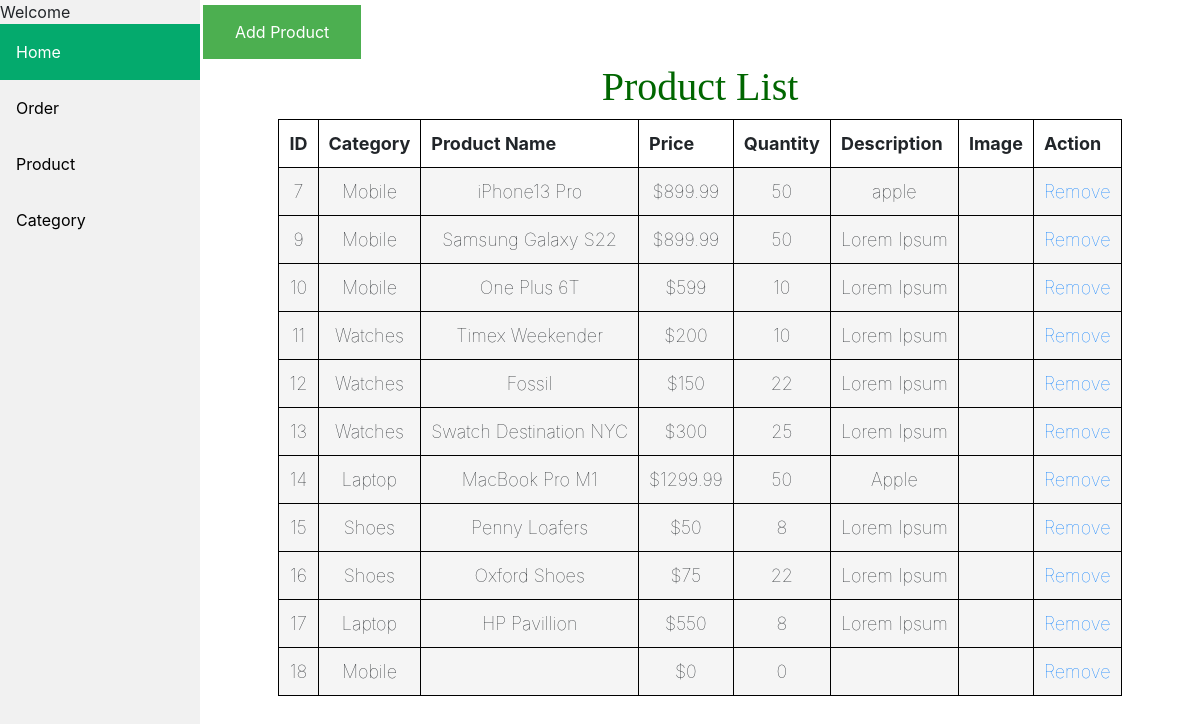
/propanel.php, run on the app's committed database.
### tables this page shows
CREATE TABLE `product` (
  `id` int(200) NOT NULL,
  `categories_id` int(11) NOT NULL,
  `name` varchar(255) NOT NULL,
  `price` float NOT NULL,
  `quantity` int(11) NOT NULL,
  `description` varchar(200) NOT NULL,
  `image` varchar(255) NOT NULL
);

CREATE TABLE `categories` (
  `id` int(200) NOT NULL,
  `category` varchar(255) NOT NULL,
  `Description` varchar(255) NOT NULL
);

### propanel.php (the view, shortened to what this page needs)
<!DOCTYPE html>
<html>
<head>
<link rel="stylesheet" href="css/sidebar.css">
<link rel="stylesheet" href="css/tab.css">
<link rel="stylesheet" href="css/button.css">
<link rel="stylesheet" href="https://maxcdn.bootstrapcdn.com/bootstrap/4.5.2/css/bootstrap.min.css">
</head>
<body>
<div class="sidebar">
  <?php echo " Welcome " . $_SESSION['user']; ?>
  <a class="active" href="adminpanel.php">Home</a>
  <a href="#news">Order</a>
  <a href="propanel.php">Product</a>
  <a href="cat.php">Category</a>
</div>
<div class="content">
  <div class="row">
    <a href="addpro.php" class="button">Add Product</a>
    </div>
<section>
    <h1>Product List</h1>
    <table>
      <tr>
        <th>ID</th>
        <th>Category</th>
        <th>Product Name</th>
        <th>Price</th>
        <th>Quantity</th>
        <th>Description</th>
        <th>Image</th>
        <th>Action</th>
      </tr>
        <?php
        require_once('dbconnect.php');
        $sql = "SELECT product.*,categories.category FROM product,categories WHERE product.categories_id = categories.id ORDER BY product.id" ;
        $result =mysqli_query($conn,$sql);
        if(mysqli_num_rows($result) > 0){
              while($row = mysqli_fetch_array($result)){
      ?>
          <tr>
            <td><?php echo $row['id']; ?></td>
            <td><?php echo $row['category']; ?></td>
            <td><?php echo $row['name']; ?></td>
            <td>$<?php echo $row['price']; ?></td>
            <td><?php echo $row['quantity']; ?></td>
            <td><?php echo $row['description']; ?></td>
            <td><?php echo $row['image']; ?></td>
            <td><a href = "delete.php?id=<?php echo $row['id']   ?>" </a>Remove</td>
          </tr>
          <?php
              }
            }
          ?>
    </table>
  </section>
</div>
</body>
</html>

### sidebar.css (style rules this page uses)
body { margin: 0; font-family: "Lato", sans-serif; }
.sidebar { margin: 0; padding: 0; width: 200px; background-color: #f1f1f1; position: fixed; height: 100%; overflow: auto; }
.sidebar a { display: block; color: black; padding: 16px; text-decoration: none; }
.sidebar a.active { background-color: #04AA6D; color: white; }
div.content { margin-left: 200px; padding: 1px 16px; height: 1000px; }

### tab.css (style rules this page uses)
table { margin: 0 auto; font-size: large; border: 1px solid black; }
h1 { text-align: center; color: #006600; font-size: xx-large; font-family: 'Gill Sans'; }
td { background-color: whitesmoke; border: 1px solid black; }
th, td { font-weight: bold; border: 1px solid black; padding: 10px; text-align: center; }
td { font-weight: lighter; }

### button.css (style rules this page uses)
.button { background-color: #4CAF50; border: none; color: white; padding: 15px 32px; text-align: center; text-decoration: none; display: inline-block; font-size: 16px; margin: 4px 2px; cursor: pointer; }

### data on the page
product: id "7", categories.category "Mobile", name "iPhone13 Pro", price "899.99", quantity "50", description "apple"
product: id "9", categories.category "Mobile", name "Samsung Galaxy S22", price "899.99", quantity "50", description "Lorem Ipsum"
product: id "10", categories.category "Mobile", name "One Plus 6T", price "599", quantity "10", description "Lorem Ipsum"
product: id "11", categories.category "Watches", name "Timex Weekender", price "200", quantity "10", description "Lorem Ipsum"
product: id "12", categories.category "Watches", name "Fossil", price "150", quantity "22", description "Lorem Ipsum"
product: id "13", categories.category "Watches", name "Swatch Destination NYC", price "300", quantity "25", description "Lorem Ipsum"
product: id "14", categories.category "Laptop", name "MacBook Pro M1", price "1299.99", quantity "50", description "Apple"
product: id "15", categories.category "Shoes", name "Penny Loafers", price "50", quantity "8", description "Lorem Ipsum"
product: id "16", categories.category "Shoes", name "Oxford Shoes", price "75", quantity "22", description "Lorem Ipsum"
product: id "17", categories.category "Laptop", name "HP Pavillion", price "550", quantity "8", description "Lorem Ipsum"
product: id "18", categories.category "Mobile", price "0", quantity "0"
